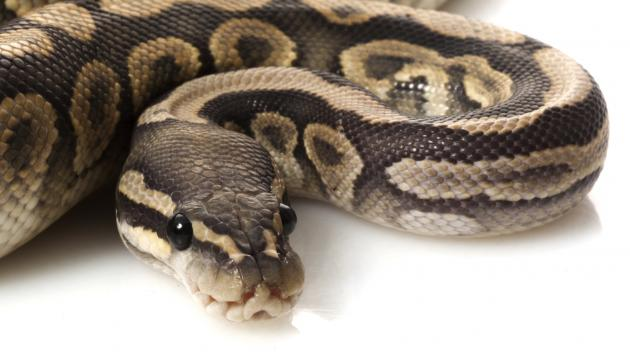
#> input picture examples/python/images/python.jpg, 630 x 354 px
$ python opencv.py
#> lines starting #> are read from the running program, lines starting #| are printed output that depends on the picture
import cv2
import numpy as np
import os.path
import sys

imgPath = 'images/python.jpg'

if not os.path.isfile(imgPath):
    print("Run this file from the examples/python directory.")
    sys.exit()

# Read Image
img = cv2.imread(imgPath)
#> img is the input picture: shape (354, 630, 3); mean B, G, R 133.3, 144.5, 155.3

# Display the image in a window
cv2.imshow('image', img)

# Press any key to continue
cv2.waitKey(0)

# Applying Grayscale filter to image
gray = cv2.cvtColor(img, cv2.COLOR_BGR2GRAY)
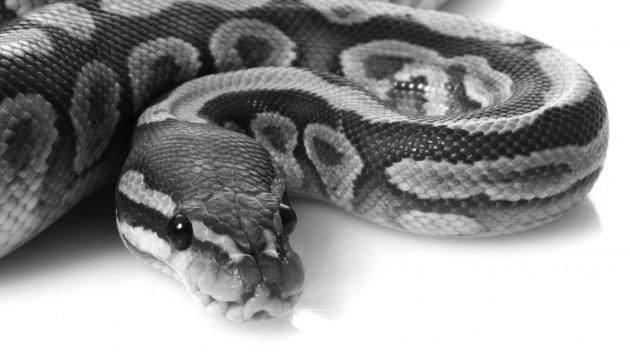
#> gray: shape (354, 630); min 1, max 255, mean 146.4

# Display the image in a window
cv2.imshow('grayscale python', gray)

# Press any key to continue
cv2.waitKey(0)

# close windows
cv2.destroyAllWindows()

# Saving filtered image to new file
cv2.imwrite('gray_python.jpg', gray)
